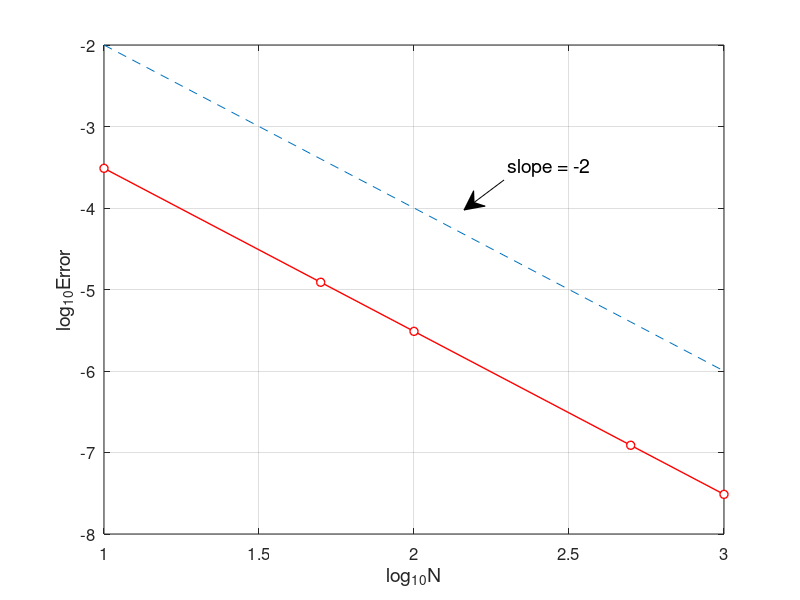

The MATLAB source for this figure:
% Trapezoidal_error.m
% Trapezoidal rule for the ODE model
% u'(x)=x^2+x-u, x in [0,1] 
% Initial condition: u(0)=0 ;
% Exact solution: u(x)=-exp(-x)+x^2-x+1.
clear all;  clf
Nvec=[10 50 100 500 1000];     % Number of divisions
Error=[];
for k=1:length(Nvec)
    N=Nvec(k);
    h=1/N;
x=0:h:1;                       % interval division
N=length(x)-1;
u(1)=0;                        % initial value
for n=1:N
    u(n+1)=(2-h)/(2+h).*u(n)+h/(2+h).*(x(n)^2+x(n)+x(n+1)^2+x(n+1));
end
    ue=-exp(-x)+x.^2-x+1;         % exact solution
    error=max(abs(u-ue));
    Error=[Error,error];
end
plot(log10(Nvec),log10(Error),'ro-','MarkerFaceColor','w','LineWidth',1)
%loglog(Nvec,Error,'ro-','LineWidth',1.5)
hold on
%loglog(Nvec, Nvec.^(-2), '--')
plot(log10(Nvec), log10(Nvec.^(-2)), '--')
grid on
%title('Convergence of Trapezoidal rule','fontsize',12)
set(gca,'fontsize',12)
xlabel('log_{10}N','fontsize', 14), ylabel('log_{10}Error','fontsize',14)

% add annotation of slope
ax = [0.63 0.58];
ay = [0.70 0.65];
annotation('textarrow',ax,ay,'String','slope = -2 ','fontsize',14)

% computating convergence order
for n=1:length(Nvec)-1
    order(n)=-log(Error(n)/Error(n+1))/(log(Nvec(n)/Nvec(n+1)));
end
Error
order

% print -dpng -r600  Trapezoidal_error.png